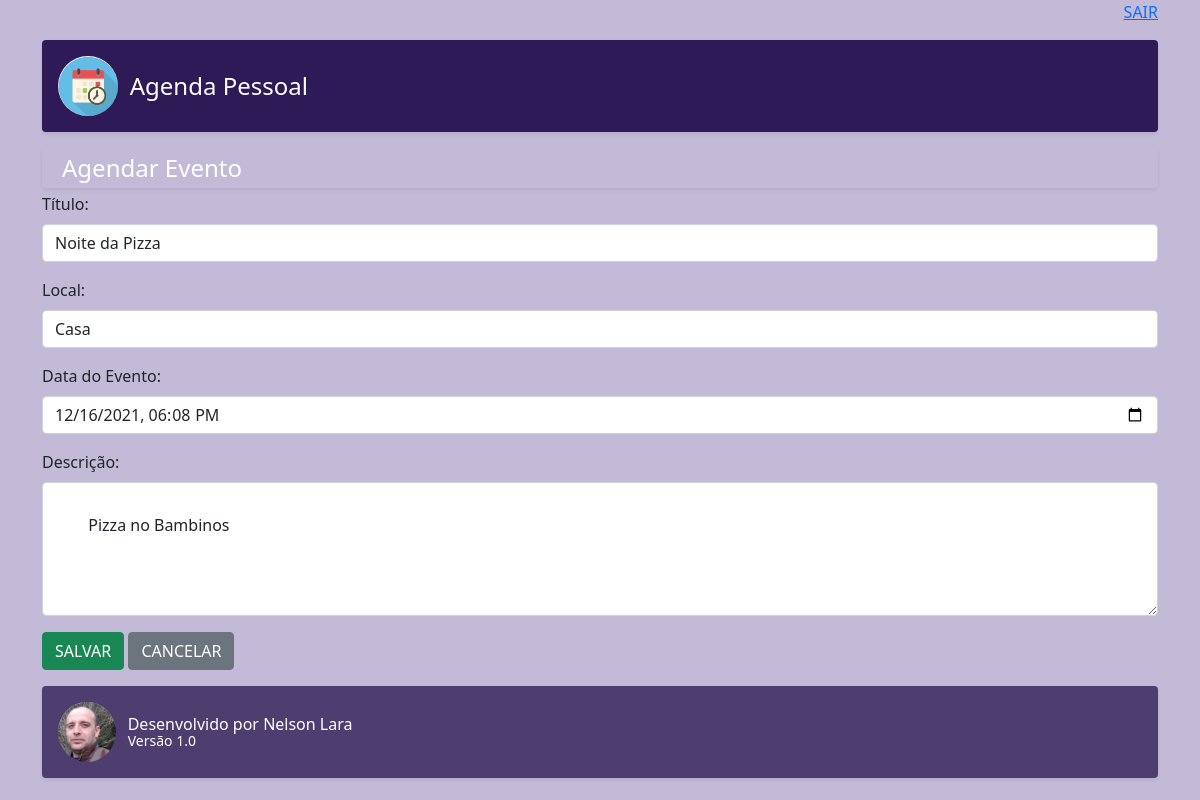
The page /agenda/novo_evento/?id=14 (signed in) on the database its author committed.
### core/models.py (models this page shows, shortened)
class evento(models.Model):
    titulo = models.CharField(verbose_name='Título', max_length=100)
    descricao = models.TextField(verbose_name='Descrição', blank=True, null=True)
    local = models.CharField(verbose_name='Local', blank=True, null=True, max_length=100)
    data_evento = models.DateTimeField(verbose_name='Data do Evento')
    data_criacao = models.DateTimeField(verbose_name='Data da Criação', auto_now=True)
    usuario = models.ForeignKey(User, on_delete=models.CASCADE) #criando novo campo para fazer o relacionamento com a tabela usuario do django
    class Meta:
        db_table = 'evento'
    def get_data_input_evento(self):
        return self.data_evento.strftime('%Y-%m-%dT%H:%M')

### core/views.py (the view)
# urls.py: path('agenda/novo_evento/', views.novo_evento),
@login_required(login_url='/login/')
def novo_evento(request):
    id_evento = request.GET.get('id')
    dados = {}
    if id_evento:
        dados['evento'] = evento.objects.get(id=id_evento)
    return render(request, 'novo_evento.html', dados)

### templates/novo_evento.html (shortened to what this page needs)
{% extends "model-page.html" %}
{% block content %}
<div class="d-flex p-2 my-1 text-white rounded shadow-sm">
                <div class="lh-1 container">
                    <span class="fs-4">Agendar Evento</span>
                </div>
        </div>
<form action="submit" method="POST">{% csrf_token %}
    <div class="mb-3">
        <label for="exampleFormControlInput1" class="form-label">Título:</label>
        <input type="text" name="titulo" value="{{ evento.titulo }}" class="form-control" id="exampleFormControlInput1">
    </div>
    <div class="mb-3">
        <label for="exampleFormControlInput1" class="form-label">Local:</label>
        <input type="text" name="local" value="{{ evento.local }}" class="form-control" id="exampleFormControlInput2">
    </div>
    <div class="mb-3">
        <label for="exampleFormControlInput1" class="form-label">Data do Evento:</label>
        <input type="datetime-local" name="data_evento" value="{{ evento.get_data_input_evento }}" class="form-control" id="exampleFormControlInput3">
    </div>
    <div class="mb-3">
    <label for="exampleFormControlTextarea1" class="form-label">Descrição:</label>
        <textarea class="form-control" name="descricao" id="exampleFormControlTextarea1" rows="5">
            {{ evento.descricao }}
        </textarea>
    </div>
        <button type="submit" class="btn btn-success">SALVAR</button>
    <a href="/">
        <button type="button" class="btn btn-secondary">CANCELAR</button>
    </a>
</form>
{% endblock %}

### static/css/style.css (style rules this page uses)
body { background-color: #C3BAD7; }

### rows shown on the page
evento: titulo "Noite da Pizza", local "Casa", data_evento "12/16/2021 18:08", descricao "Pizza no Bambinos"
